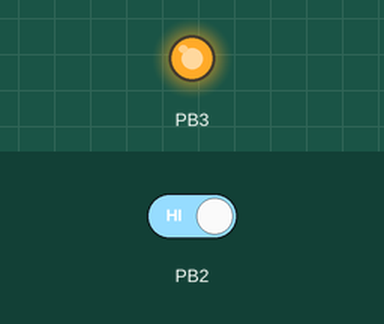
Bench run of a sketch on a simulated ATtiny85, built with avr-gcc and run on an emulated ATtiny85. Parts: output pins drawn as LEDs (lit = HIGH). The inputs (shaded band) are chosen by the test bench; at power-on: PB2 HIGH.

Above: at 5.0 s.
5.1 s: PB2 driven LOW
At 5.4 s:
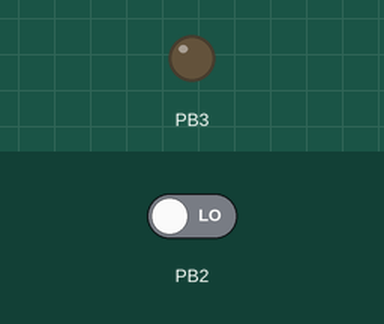
Timing chart, 0 to 8.1 s (numbered marks = the images above; inputs shaded):
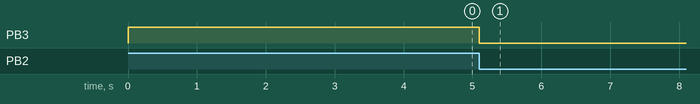

Measured:
- after the input at 5.1 s, PB3: HIGH → LOW at once

The sketch:

readInputUsingInterrupt.ino
```cpp
/*
 * A Simple Demonstration of ATTINY85 toggling an LED using INT0 Interrupt
 * Connections:
 * PB3 : LED and Resistor to GND
 * PB4 : Switch to Input Pin connected to GND
 * Optional : Put a Debouncing Circuit/Code for clean logic transition
 * Might be quite glitchy without debouncing circuit
 */
#include <avr/io.h>
#include <avr/interrupt.h>

// Interrupt Handler invoked when INT_PIN logic state changes
// Defined in the <avr/interrupt.h>
ISR(INT0_vect)
{
  PORTB ^= 1 << PORTB3;
}

int main()
{

  DDRB |= 1 << DDB3;    // Set PB3 as Output
//  DDRB &= ~(1 << DDB4); // Set PB4 as Input

  PORTB |= 1 << PORTB3; // Initially Set the LED Pin to HIGH
  PORTB |= 1 << PORTB4; // Activate Internal Pull-up Resistor

  // Interrupt Setup
  cli();                        // Disable Interrupt
  GIMSK |= 1 << INT0;           // Assert External Interrupt Flag 0 (PB2)
  MCUCR |= 1 << ISC01;          // Falling Edge-Triggered Interrupt (""""...)
  sei();                        // Enable the Global Interrupt

  while (1)
  {
    // Do nothing while waiting for interrupt trigger
  }

}
```
